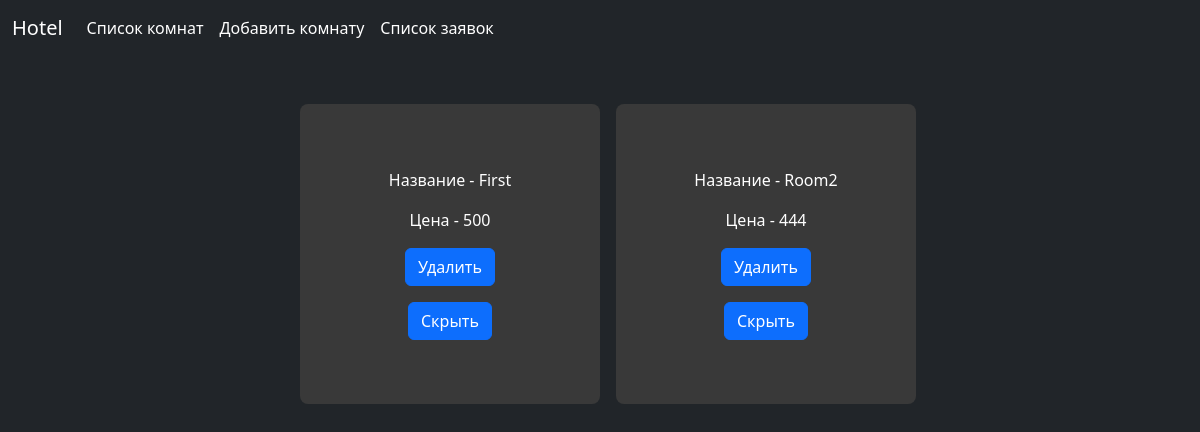
/hotel-admins/rooms/, run on an earlier commit of the app's database.
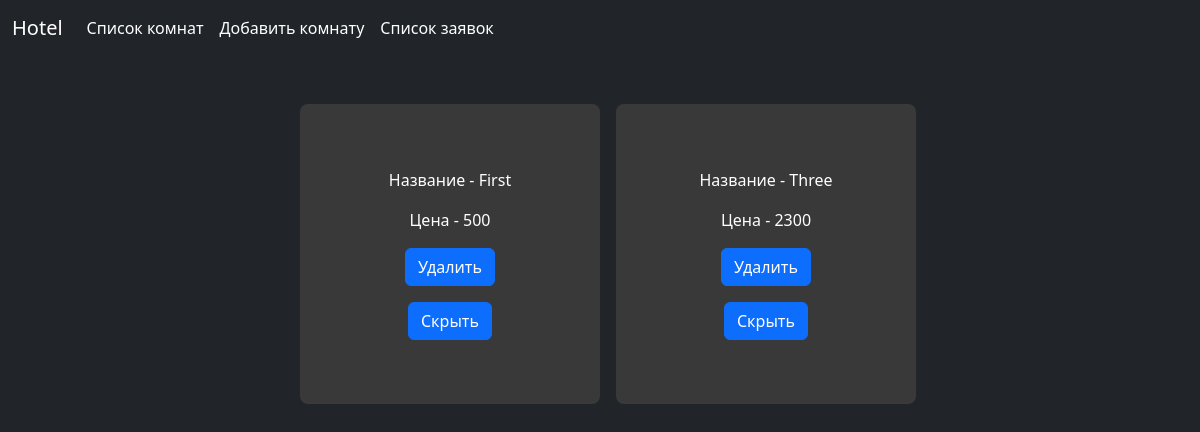
And on a later commit of the database.
### Hotel_Admin/models.py (models this page shows, shortened)
class Rooms(models.Model):
    id = models.IntegerField(primary_key=True)
    title = models.CharField(max_length=50)
    categorys = (("cheap", "дешевый"), ("middle", "средний"), ("expensive", "дорогой"))
    category = models.CharField(choices=categorys, max_length=50, null=True)
    slug = models.SlugField()
    price = models.PositiveIntegerField()
    reserved = models.BooleanField(default=False)
    is_hidden = models.BooleanField(default=False)
    likes = models.PositiveIntegerField()

### Hotel_Admin/views.py (the view)
# urls.py: path('rooms/', ShowRoomsPage.as_view(), name='rooms_admin'),
class ShowRoomsPage(ListView):
    model = Rooms
    template_name = 'admin_rooms.html'
    context_object_name = 'rooms'
    def get_context_data(self, **kwargs):
        context = super().get_context_data(**kwargs)
        context['ApplicationAmount'] = RoomApplication.objects.count()
        return context

### Templates/admin_rooms.html (shortened to what this page needs)
<!DOCTYPE html>
<html lang="en">
<head>
    <link href="https://cdn.jsdelivr.net/npm/bootstrap@5.3.1/dist/css/bootstrap.min.css" rel="stylesheet">
</head>
<body class="bg-dark text-white">
    <div class="cover-container d-flex w-100 h-100  mx-auto flex-column">
    <nav style="width: 100%;" class="navbar navbar-expand navbar-dark bg-dark" aria-label="Second navbar example">
        <div class="container-fluid">
          <a class="navbar-brand" href="{% url 'index_admin'%}" >Hotel</a>
          <div class="collapse navbar-collapse">
            <ul class="navbar-nav me-auto">
             <li class="nav-item">
                <a class="nav-link active" aria-current="page" href="{% url 'rooms_admin'%}">Список комнат</a>
              </li>
              <li class="nav-item">
                <a class="nav-link active" aria-current="page" href="{% url 'add_room'%}">Добавить комнату</a>
              </li>
              <li class="nav-item">
                <a class="nav-link active" aria-current="page" href="{% url 'admin_applications' %}">Список заявок</a>
              </li>
            </ul>
          </div>
        </div>
      </nav>
    </div>
    <div class="d-flex flex-wrap justify-content-center align-items-center mb-3 mt-5">
        {% for room in rooms %}
        <div class="rounded-3 ms-3 d-flex flex-column justify-content-center align-items-center" style="width: 300px; background-color: rgb(57, 57, 57); height: 300px; color: white;">
            <p>Название - {{room.title}}</p>
            <p>Цена - {{room.price}}</p>
            <a href="{% url 'delete_room' room.slug %}" class="btn btn-primary">Удалить</a>
            <a href="{% url 'change_hidden' room.slug %}" class="btn btn-primary mt-3">{% if room.is_hidden == False %}Скрыть{% else %}Показать{% endif %}</a>
        </div>
        {% endfor %}
    </div>
</body>
</html>

What changed in the data, as far as the page shows it:
removed Rooms: title "Room2", price "444", is_hidden "Скрыть"
added Rooms: title "Three", price "2300", is_hidden "Скрыть"
